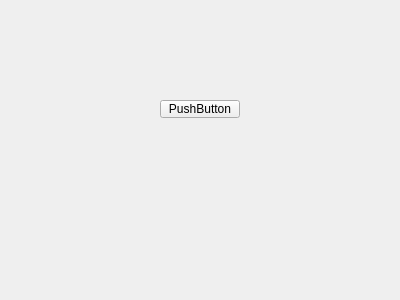
<?xml version="1.0" encoding="UTF-8"?>
<ui version="4.0">
 <class>FormPasien</class>
 <widget class="QWidget" name="FormPasien">
  <property name="geometry">
   <rect>
    <x>0</x>
    <y>0</y>
    <width>400</width>
    <height>300</height>
   </rect>
  </property>
  <property name="windowTitle">
   <string>Form</string>
  </property>
  <widget class="QPushButton" name="pushButton">
   <property name="geometry">
    <rect>
     <x>160</x>
     <y>100</y>
     <width>80</width>
     <height>18</height>
    </rect>
   </property>
   <property name="text">
    <string>PushButton</string>
   </property>
  </widget>
  <widget class="QWidget" name="formLayoutWidget">
   <property name="geometry">
    <rect>
     <x>10</x>
     <y>10</y>
     <width>160</width>
     <height>80</height>
    </rect>
   </property>
   <layout class="QFormLayout" name="formLayout"/>
  </widget>
 </widget>
 <resources/>
 <connections/>
</ui>
